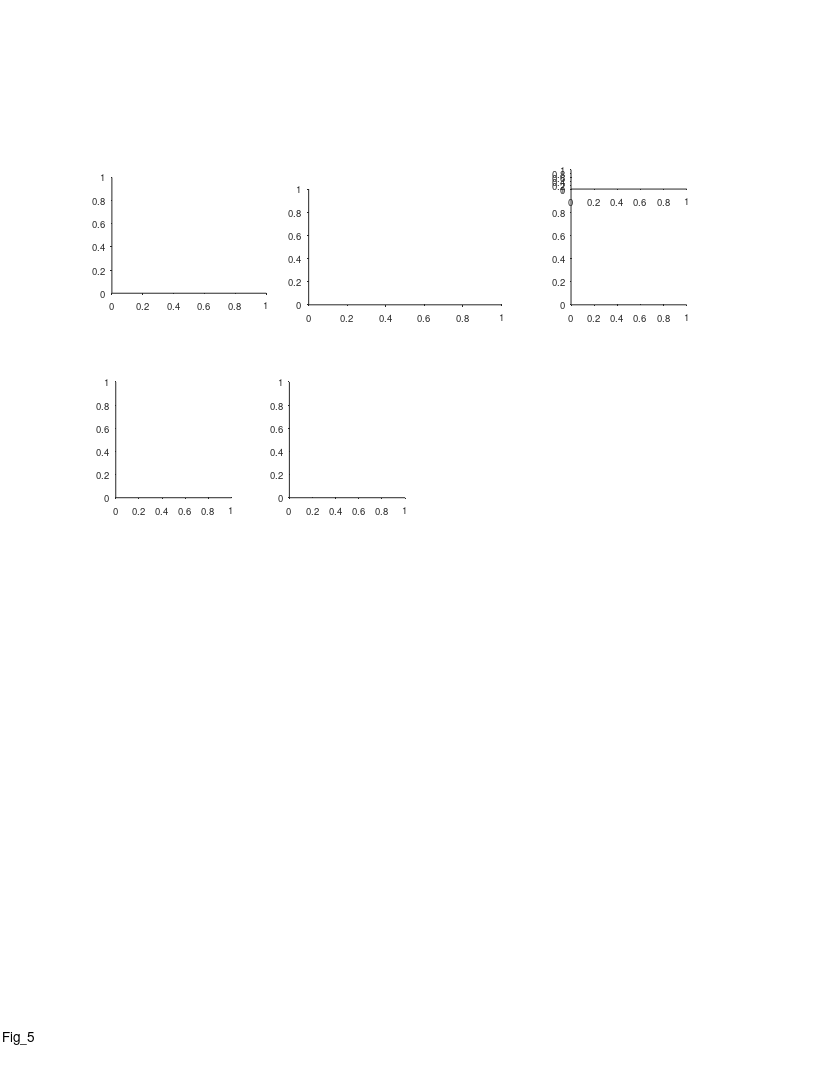

This chart was generated by the following MATLAB code: (Note: this script raises an error after producing the figure.)
%% Replay - Fig 5 - 2 bats crossovers
%%
clear 
clc
close all

%% plotting options
behavior_ex_opt = 2 % number 2 was chosen

replay_ex_opt = 1;
replay_examples_list = {
    {'rest',11,'b2299_d191213',20}
    };
replay_examples_list = cellfun(@(c)cell2struct(c,{'epoch_type','params_opt','exp_ID','event_num'},2), replay_examples_list)

%% graphics params
% timediff_max = inf;
timediff_max = 100;
epoch_types = {'sleep','rest'};
exp_types = {'1 bat','2 bats'};
panels_xlim = [-0.0950    1.9950; -1.9500   40.9500; -0.4500   56.5500; -0.0210    0.4410];
panels_xticks = {[0 0.5 1 1.5],[0 20 40],[0:10:50],[0 0.2 0.4]};
smooth_method = 'movmean';
smooth_n_points = 19;

%% define output files
res_dir =  'L:\paper_replay\figures';
mkdir(res_dir)
fig_name_str = 'Fig_5';
fig_caption_str = ' ';
log_name_str = [fig_name_str '_log_file' '.txt'];
log_name_str = strrep(log_name_str , ':', '-');
log_name_str = strrep(log_name_str , ' ', '_');
log_name_out = fullfile(res_dir, log_name_str);

%% open log file
diary off
diary(log_name_out)
diary on
disp('Log file');
disp(['created: ', datestr(clock)]);
disp('======================================================');
disp([fig_name_str ':' fig_caption_str]);   
disp('======================================================');
disp('');

%% create figure
% figure_size_cm = [21.0 29.7]; % ~A4
figure_size_cm = [21.6 27.9]; % ~US letter
fig = figure;
% Some WYSIWYG options:
set(gcf,'DefaultAxesFontSize',7);
set(gcf,'DefaultAxesFontName','helvetica');
set(gcf,'DefaultAxesUnits','centimeters');
set(gcf,'PaperType','usletter')
% set(gcf,'PaperType','<custom>');
set(gcf,'PaperUnits','centimeters','PaperPosition',[0 0 figure_size_cm]);
set(gcf,'PaperOrientation','portrait');
set(gcf,'Units','centimeters','Position',get(gcf,'paperPosition')+[0 0 0 0]); % position on screen...
set(gcf, 'Renderer', 'painters');
% set(gcf, 'color', 'none');
set(groot, 'defaultAxesColor','None')
set(groot, 'defaultAxesTickDir', 'out');
set(groot,  'defaultAxesTickDirMode', 'manual');
annotation('textbox', [0.5 1 0 0], 'String',fig_name_str, 'HorizontalAlignment','center','Interpreter','none', 'FitBoxToText','on');

% create panels
panels{1}(1) = axes('position', [2.9 20.3 4 3]);
panels{2}(1) = axes('position', [8 20 5 3]);
panels{3}(1) = axes('position', [14.8 20 3 3]);
panels{3}(2) = axes('position', [14.8 23 3 .5]);
x = linspace(3,10,4);
x = x+[0 0.15 -0.1 0.1];
% panels{4}(1) = axes('position', [x(1) 15 1 3]);
% panels{4}(2) = axes('position', [x(2) 15 1 3]);
% panels{4}(3) = axes('position', [x(3) 15 1 3]);
% panels{4}(4) = axes('position', [x(4) 15 1 3]);
panels{5}(1,1) = axes('position', [3 15 3 3]);
% panels{5}(1,2) = axes('position', [3 12 3 1.5]);
% panels{5}(1,3) = axes('position', [3  7 3 3]);
% panels{5}(1,4) = axes('position', [3  3 3 3]);
panels{5}(2,1) = axes('position', [7.5 15 3 3]);
% panels{5}(2,2) = axes('position', [7.5 12 3 1.5]);
% panels{5}(2,3) = axes('position', [7.5  7 3 3]);
% panels{5}(2,4) = axes('position', [7.5  3 3 3]);
% panels{6}(1) = axes('position', [16 6 3 2]);
% panels{6}(2) = axes('position', [16 3 3 2]);

%% panels A - experimental setup
axes(panels{1}(1))
hold on
tunnel_2bats_image = imread('E:\Tamir\work\PROJECTS\LargeScale\paper_replay\figures\resources\tunnel_2bats.jpg');
imshow(tunnel_2bats_image);

% delete(panels{1}(2))
panels{1}(2) = axes('position', [2.7 22.9 .2 .3]);
axes(panels{1}(2))
cla reset
hold on
axis off
plot([0 1],[1 1],'LineWidth',2)
plot([0 1],[0 0],'LineWidth',1)
text(1.5,1,'Recorded bat','Units','normalized','FontSize',7,'HorizontalAlignment','left','VerticalAlignment','middle');
text(1.5,0,'Other bat','Units','normalized','FontSize',7,'HorizontalAlignment','left','VerticalAlignment','middle');
xlim([0 1])
ylim([0 1])

%% panels B - Behavior example
axes(panels{2}(1))
cla
hold on
switch behavior_ex_opt
    case 1
        exp_ID = 'b2299_d191205';
        ti_seconds_in_session = [5200 5600];
    case 2
        exp_ID = 'b2299_d191213';
        ti_seconds_in_session = 5850 +[0 4*60]+[0.4 -0.1]+[0.35 -0.13].*60; %[5850 6200];
    case 3
        exp_ID = 'b2299_d191213';
        ti_seconds_in_session = [2900 3600];
    case 4
        exp_ID = 'b2299_d191203';
        ti_seconds_in_session = [500 900];
    case 5
        exp_ID = 'b2299_d191203';
        ti_seconds_in_session = [2700 3200];
end
exp = exp_load_data(exp_ID, 'details', 'pos');
epoch_type = 'rest';
params_opt = 11;
event_type = 'posterior';
[events, params]= decoding_load_events_quantification(exp_ID, epoch_type, params_opt, event_type);
[seqs, TF] = decoding_apply_seq_inclusion_criteria([events.seq_model]);
events(~TF)=[];
session_ti = exp_get_sessions_ti(exp_ID,'Behave');
t0 = session_ti(1);
ti = ti_seconds_in_session.*1e6+t0;
lw = 2;
plot(exp.pos.proc_1D.ts, interp_nans(exp.pos.proc_1D.pos),'LineWidth',lw);
plot(exp.pos.proc_1D.other.ts, interp_nans(exp.pos.proc_1D.other.pos(1,:)),'LineWidth',1);
plot(exp.pos.proc_1D.co.ts,exp.pos.proc_1D.co.pos,'xk','MarkerSize',8)
plot([seqs.start_ts;seqs.end_ts],[seqs.start_pos; seqs.end_pos],'-k','LineWidth',1.);
plot([seqs.start_ts],[seqs.start_pos],'.k','MarkerSize',7)
% plot([seqs([seqs.direction]== 1).end_ts],[seqs([seqs.direction]== 1).end_pos],'^m','MarkerSize',2,'MarkerFaceColor','m');
% plot([seqs([seqs.direction]==-1).end_ts],[seqs([seqs.direction]==-1).end_pos],'vm','MarkerSize',2,'MarkerFaceColor','m');
xline(35969648929.0)
xlim(ti)
rescale_plot_data('x',[1e-6/60 ti(1)]);
ylim([0 135])
% xticks(linspace(0,135,4))
yticks(linspace(0,135,4))
xlabel('Time (min)', 'Units','normalized', 'Position',[0.5 -0.11]);
ylabel('Position (m)', 'Units','normalized', 'Position',[-0.13 .5]);
hax=gca;
hax.XRuler.TickLabelGapOffset = -1.8;
hax.YRuler.TickLabelGapOffset = 1;

%% legend
if exist('panels_behavior_legend','var')
    delete(panels_behavior_legend);
end
panels_behavior_legend = axes('position', [8 23.35 5 0.4]);
cla
hold on
plot([0 0.1],[0.8 0.8],'-','LineWidth',lw);
plot([0 0.1],[0.0 0.0],'-','LineWidth',1);
plot(0.6,0.8,'xk','MarkerSize',8);
plot([0.57 0.63],[0 0],'-k','LineWidth',1.);
plot(0.57,0,'.k','MarkerSize',7);
text(.15, .8, 'Recorded bat','FontSize',7,'HorizontalAlignment','left','VerticalAlignment','middle');
text(.15, .0, 'Other bat','FontSize',7,'HorizontalAlignment','left','VerticalAlignment','middle');
text(.7, .8, 'Cross-overs','FontSize',7,'HorizontalAlignment','left','VerticalAlignment','middle');
text(.7, .0, 'Replay','FontSize',7,'HorizontalAlignment','left','VerticalAlignment','middle');
xlim([0 1])
ylim([0 1])
axis off

%% replay example
if 1
%% load data
win_s = 1;
cmap = bone;
cmap = flipud(cmap);
ex = replay_examples_list(replay_ex_opt);
addFieldsToWorkspace(ex);
decode = decoding_load_data(exp_ID, epoch_type, params_opt);
exp = exp_load_data(exp_ID,'details','path','MUA','ripples');
events = decoding_load_events_quantification(exp_ID,epoch_type,params_opt,"posterior");
event = events(event_num);
seq = event.seq_model;
seq_ti = [event.start_ts event.end_ts];
t0 = mean(seq_ti);
ti = t0 + [-1 1].*win_s*1e6;

TT = exp.ripples.stats.best_TT;
[LFP.signal, LFP.ts, LFP.fs, LFP.params] = LFP_load(exp_ID,TT,'band','ripple','limits_ts',ti);
LFP.avg_signal = nanmean(LFP.signal,[2 3]);

%% plot LFP
% axes(panels{3}(3));
% cla
% hold on
% plot(LFP.ts, LFP.avg_signal,'k');
% xlim(seq_ti+[-1 1].*0.2*range(seq_ti))
% xticks([])
% yticks([])
% rescale_plot_data('x',[1e-6 seq_ti(1)]);
% axis off
% title(sprintf('%s_%s_%d',epoch_type,exp_ID,event_num),'Interpreter','none','FontWeight','normal','FontSize',6);

%% plot posterior (state)
axes(panels{3}(2));
cla
hold on
IX = get_data_in_ti(decode.time, ti);
prob_t = decode.time(IX);
prob_state = squeeze(decode.posterior_state(event.state_num,IX));
plot(prob_t, prob_state, 'k','LineWidth',2);
hax = gca;
hax.XLim = prob_t([1 end]);
hax.YLim = [0 1];
hax.XTickLabel = [];
box on
colormap(cmap);
hax.XLim = seq_ti+[-1 1].*0.2*range(seq_ti);
hax.TickDir = 'out';
hax.TickLength = [0.02 0.02];
hax.XRuler.TickLabelGapOffset = -4;
ylabel('Prob.','Units','normalized','Position',[-0.22 0.5]);
rescale_plot_data('x',[1e-6 seq_ti(1)]);
    
%% plot posterior (position)
axes(panels{3}(1));
cla
hold on
IX = get_data_in_ti(decode.time, ti);
prob_t = decode.time(IX);
prob_pos = squeeze(decode.posterior(:,event.state_num,IX));
imagesc(prob_t, decode.pos, prob_pos);
plot([seq.start_ts seq.end_ts],[seq.start_pos seq.end_pos],'-r','LineWidth',0.8);
hax = gca;
clim_prctiles = [1 99];
hax.CLim = prctile(prob_pos(:),clim_prctiles);
% hax.CLim = [0 max(prob_pos(:))];
hax.XLim = prob_t([1 end]);
hax.YLim = [min(decode.pos) max(decode.pos)] + [-1 1].*median(diff(decode.pos))*1;
box on
colormap(cmap);
hax.XLim = seq_ti+[-1 1].*0.2*range(seq_ti);
hax.TickDir = 'out';
hax.TickLength = [0.02 0.02];
hax.XRuler.TickLabelGapOffset = -2;
xlabel('Time (s)','Units','normalized','Position',[0.5 -0.105]);
ylabel('Position (m)','Units','normalized','Position',[-0.22 0.5]);
rescale_plot_data('x',[1e-6 seq_ti(1)]);
plot(hax.XLim([1 1]),hax.YLim,'k-')
plot(hax.XLim([2 2]),hax.YLim,'k-')

%% link x axes
linkaxes(panels{3},'x');

%% add colorbar
hcb = colorbar('east');
hcb.Units = 'centimeters';
cb_offset = 1.12;
hcb.Position(1) = panels{3}(1).Position(1) + panels{3}(1).Position(3)*cb_offset;
cb_offset_middle = (hcb.Position(1)+hcb.Position(3)/2-panels{3}(1).Position(1))/panels{3}(1).Position(3);
hcb.Label.Rotation = -90;
hcb.Label.Position(1) = 1.5;
hcb.Label.String = 'Probability';
hcb.Ticks = [];
text(cb_offset_middle,1,'Max','Units','normalized','FontSize',7,'HorizontalAlignment','center');
text(cb_offset_middle,0,'0','Units','normalized','FontSize',7,'HorizontalAlignment','center');
% text(cb_offset_middle,1,clim_prctiles(2)+"%",'Units','normalized','FontSize',7,'HorizontalAlignment','center');
% text(cb_offset_middle,0,clim_prctiles(1)+"%",'Units','normalized','FontSize',7,'HorizontalAlignment','center');
end







%% panels C+D - scatters (load data)
% data_filename = 'F:\sequences\figures\replay_vs_crossover\replay_vs_crossover_opt_11_replay position between 25-115.mat';
% data_filename = 'F:\sequences\figures\replay_vs_crossover\replay_vs_crossover_opt_11_replay position between 25-115 & same map.mat';
% data_filename = 'F:\sequences\figures\replay_vs_crossover\replay_vs_crossover_opt_11_replay position between 25-115 & same map & forward.mat';
% data_filename = 'F:\sequences\figures\replay_vs_crossover\replay_vs_crossover_opt_11_replay position between 25-115 & same map & reverse.mat';
% data_filename = 'F:\sequences\figures\replay_vs_crossover\replay_vs_crossover_opt_11_replay position between 25-115 & replay distance_gt_5.mat';
% data_filename = 'F:\sequences\figures\replay_vs_crossover\replay_vs_crossover_opt_11_replay position between 25-115 & replay distance_gt_10.mat';
% data_filename = 'F:\sequences\figures\replay_vs_crossover\replay_vs_crossover_opt_11_replay position between 25-115 & forward.mat';
% data_filename = 'F:\sequences\figures\replay_vs_crossover\replay_vs_crossover_opt_11_replay position between 25-115 & reverse.mat';
% data_filename = 'F:\sequences\figures\replay_vs_crossover\replay_vs_crossover_opt_11_replay pos between 25-115, dec acc_gt_65%.mat';
data_filename = 'F:\sequences\figures\replay_vs_crossover\replay_vs_crossover_opt_11_replay pos between 25-115, dec acc_gt_70%.mat';
% data_filename = 'F:\sequences\figures\replay_vs_crossover\replay_vs_crossover_opt_11_replay pos between 25-115 & same map, dec acc_gt_65%.mat';
% data_filename = 'F:\sequences\figures\replay_vs_crossover\replay_vs_crossover_opt_11_replay pos between 25-115 & same map, dec acc_gt_70%.mat';

%% panels C - main scatter plot
axes(panels{5}(1,1))
cla reset
hold on
data = load(data_filename);
X = data.x(data.TF);
Y = data.y(data.TF);
scatter(X,Y,5,'k','filled');
axis equal
xlim([0 135])
ylim([0 135])
xticks(linspace(0,135,4))
yticks(linspace(0,135,4))
xlabel('Previous cross-over position (m)', 'Units','normalized', 'Position',[0.5 -0.16]);
ylabel('Replay position (m)', 'Units','normalized', 'Position',[-0.2 .5]);
% text(0.8,0.3,"{\itn} = "+ data.stats.n,'Units','normalized','FontSize',9);
% text(0.6,0.2,"{\itr} = "+ sprintf('%.2g',data.stats.Pearson.r), 'Units','normalized','FontSize',7);
% text(0.6,0.1,"{\itP} = "+ sprintf('%.2g',data.stats.Pearson.p), 'Units','normalized','FontSize',7);
text(.3,1.2,"{\it\rho} = "+ sprintf('%.2f',data.stats.Spearman.r), 'Units','normalized','FontSize',7);
text(.3,1.1,"{\itP} = "+ sprintf('%.2g',data.stats.Spearman.p), 'Units','normalized','FontSize',7);
% text(.3,1.3,"{\itn} = "+ sprintf('%d',sum(data.TF)), 'Units','normalized','FontSize',7);
% text(0,-.4,data.msg_str, 'Units','normalized','FontSize',10);
h=refline(1,0);
h.Color = .8.*[1 1 1];
hax=gca;
hax.XRuler.TickLength(1) = 0.035;
hax.YRuler.TickLength(1) = 0.024;
hax.XRuler.TickLabelGapOffset = -.5;
hax.YRuler.TickLabelGapOffset = 1;

% axes(panels{5}(1,3))
% cla reset
% hold on
% [~,IX_sorted] = sort(X,'ascend');
% X2 = smoothdata(X(IX_sorted),smooth_method,smooth_n_points);
% Y2 = smoothdata(Y(IX_sorted),smooth_method,smooth_n_points);
% scatter(X,Y,5,'k','filled');
% plot(X2,Y2,'-m')
% axis equal
% xlim([0 135])
% ylim([0 135])
% xticks(linspace(0,135,4))
% yticks(linspace(0,135,4))
% 
% axes(panels{5}(1,2))
% cla
% hold on
% diff_data_prev = abs(X-Y);
% nShuffles = 10000;
% diff_shuffles_prev = zeros(1,nShuffles);
% rng(0);
% for ii_shuffle = 1:nShuffles
%     IX =randperm(length(X));    
%     diff_shuffles_prev(ii_shuffle) = mean(abs(X(IX)-Y));
% end
% diff_data_z = (mean(diff_data_prev)-mean(diff_shuffles_prev))/std(diff_shuffles_prev);
% pval = normcdf(diff_data_z,0,1);
% hh=histogram(diff_shuffles_prev);
% hh.FaceColor = .5*[1 1 1];
% xline(mean(diff_data_prev),'r');
% text(0.7,0.85,"{\itP} = "+sprintf('%.2f',pval),'units','normalized','FontSize',7);
% xlabel({'|\Deltaposition| (m)';'Replay vs. previous cross-over'});
% ylabel('Counts');
% 
% axes(panels{5}(1,4))
% cla reset
% hold on
% g = nan(size(X));
% g(X<45) = 1;
% g(X>=45 & X<=90) = 2;
% g(X>90) = 3;
% boxplot(Y,g)
% xticklabels({'<45','>45 & < 90','>90'})

%% panels D - scatter plot (control - next crossover)
axes(panels{5}(2,1))
cla reset
hold on
X = [data.seqs_all.next_co_pos];
Y = data.y;
X = X(data.TF)';
Y = Y(data.TF)';
[stats.Pearson.r, stats.Pearson.p] = corr(X,Y,'type','Pearson',rows='pairwise',tail='right');
[stats.Spearman.r, stats.Spearman.p] = corr(X,Y,'type','Spearman',rows='pairwise',tail='right');
scatter(X,Y,5,'k','filled');
axis equal
xlim([0 135])
ylim([0 135])
xticks(linspace(0,135,4))
yticks(linspace(0,135,4))
xlabel('Next cross-over position (m)', 'Units','normalized', 'Position',[0.5 -0.16]);
ylabel('Replay position (m)', 'Units','normalized', 'Position',[-0.2 .5]);
% text(0.8,0.3,"{\itn} = "+ data.stats.n,'Units','normalized','FontSize',9);
% text(0.8,0.2,"{\itr} = "+ sprintf('%.2g',stats.Pearson.r), 'Units','normalized','FontSize',7);
% text(0.8,0.1,"{\itP} = "+ sprintf('%.2g',stats.Pearson.p), 'Units','normalized','FontSize',7);
text(.3,1.2,"{\it\rho} = "+ sprintf('%.2f',stats.Spearman.r), 'Units','normalized','FontSize',7);
text(.3,1.1,"{\itP} = "+ sprintf('%.2f',stats.Spearman.p), 'Units','normalized','FontSize',7);
h=refline(1,0);
h.Color = .8.*[1 1 1];
hax=gca;
hax.XRuler.TickLength(1) = 0.035;
hax.YRuler.TickLength(1) = 0.024;
hax.XRuler.TickLabelGapOffset = -.5;
hax.YRuler.TickLabelGapOffset = 1;

% axes(panels{5}(2,3))
% cla reset
% hold on
% [~,IX_sorted] = sort(X,'ascend');
% X2 = smoothdata(X(IX_sorted),smooth_method,smooth_n_points);
% Y2 = smoothdata(Y(IX_sorted),smooth_method,smooth_n_points);
% scatter(X,Y,5,'k','filled');
% plot(X2,Y2,'-m')
% axis equal
% xlim([0 135])
% ylim([0 135])
% xticks(linspace(0,135,4))
% yticks(linspace(0,135,4))

% axes(panels{5}(2,2))
% cla
% hold on
% diff_data_next = abs(X-Y);
% nShuffles = 10000;
% diff_shuffles_next = zeros(1,nShuffles);
% rng(0);
% for ii_shuffle = 1:nShuffles
%     IX =randperm(length(X));    
%     diff_shuffles_next(ii_shuffle) = mean(abs(X(IX)-Y));
% end
% diff_data_z = (mean(diff_data_next)-mean(diff_shuffles_next))/std(diff_shuffles_next);
% pval = normcdf(diff_data_z,0,1);
% hh=histogram(diff_shuffles_next);
% hh.FaceColor = .5*[1 1 1];
% xline(mean(diff_data_next),'r');
% text(0.7,0.85,"{\itP} = "+sprintf('%.2f',pval),'units','normalized','FontSize',7);
% xlabel({'|\Deltaposition| (m)';'Replay vs. next cross-over'});
% ylabel('Counts');
% 
% axes(panels{5}(2,4))
% cla reset
% hold on
% g = nan(size(X));
% g(X<45) = 1;
% g(X>=45 & X<=90) = 2;
% g(X>90) = 3;
% boxplot(Y,g)
% xticklabels({'<45','>45 & < 90','>90'})

%%
% axes(panels{6}(1))
% cla reset
% hold on
% hax=gca
% ecdf(diff_data_prev)
% ecdf(diff_data_next)
% hl=legend({'Next';'Previous'},'Location','none');
% hl.Units = 'centimeters';
% hl.Position = [hax.Position([1 2]) + [2 0.3] .1 .1];
% hl.Box = 'off';
% xlabel('\DeltaPosition')
% ylabel('CDF')
% %%
% axes(panels{6}(2))
% cla reset
% hold on
% hax=gca;
% hh = histogram(diff_data_prev,'DisplayStyle','stairs','DisplayName','Previous cross-over','EdgeColor','r','BinWidth',10);
% hh = histogram(diff_data_next,'DisplayStyle','stairs','DisplayName','Next cross-over','EdgeColor','b','BinWidth',10);
% hl=legend({'Next';'Previous'},'Location','none');
% hl.Units = 'centimeters';
% hl.Position = [hax.Position([1 2]) + [2.4 1.6] .1 .1];
% hl.Box = 'off';
% xlabel('\DeltaPosition')
% ylabel('Counts')

%% panels E - time diff vs pos diff (recency effect)
% axes(panels{6}(1))
% cla
% hold on
% xxx = [data.seqs_all.prev_co_time_diff];
% yyy = abs(data.x-data.y);
% ccc = [data.seqs_all.prev_co_same_map];
% valid = data.TF & xxx < timediff_max;
% xxx = xxx(valid)';
% yyy = yyy(valid)';
% ccc = ccc(valid)';
% [stats.Pearson.r, stats.Pearson.p] = corr(xxx,yyy,'type','Pearson',rows='pairwise',tail='right');
% [stats.Spearman.r, stats.Spearman.p] = corr(xxx,yyy,'type','Spearman',rows='pairwise',tail='right');
% % scatter(xxx,yyy,10,ccc,'filled');
% scatter(xxx,yyy,5,'k','filled');
% xlabel('{\Delta} Time (s)', 'Units','normalized', 'Position',[0.5 -0.16]);
% ylabel('{\Delta} Position (m)', 'Units','normalized', 'Position',[-0.2 .5]);
% % text(0.8,0.3,"{\itn} = "+ data.stats.n,'Units','normalized','FontSize',9);
% % text(1.1,.2,"{\itr} = "+ sprintf('%.2g',stats.Pearson.r), 'Units','normalized','FontSize',7);
% % text(1.1,.1,"{\itP} = "+ sprintf('%.2g',stats.Pearson.p), 'Units','normalized','FontSize',7);
% text(.3,1.2,"{\it\rho} = "+ sprintf('%.2g',stats.Spearman.r), 'Units','normalized','FontSize',7);
% text(.3,1.1,"{\itP} = "+ sprintf('%.2g',stats.Spearman.p), 'Units','normalized','FontSize',7);
% hax=gca;
% hax.XRuler.TickLength(1) = 0.035;
% hax.YRuler.TickLength(1) = 0.024;
% hax.XRuler.TickLabelGapOffset = -.5;
% hax.YRuler.TickLabelGapOffset = 1;

%% panels E - time diff vs pos diff (box plot option)
% if length(panels{6}) == 2
% axes(panels{6}(2))
% cla
% hold on
% xxx = [data.seqs_all.prev_co_time_diff];
% yyy = abs(data.x-data.y);
% ccc = [data.seqs_all.prev_co_same_map];
% valid = data.TF & xxx < timediff_max;
% xxx = xxx(valid)';
% yyy = yyy(valid)';
% ccc = ccc(valid)';
% 
% thr = 25;
% IX1 = xxx<thr;
% IX2 = xxx>=thr;
% G = zeros(size(xxx));
% G(IX1) = 1;
% G(IX2) = 2;
% groupcounts(G)
% boxplot(yyy,G)
% pval = ranksum(yyy(IX1),yyy(IX2),"tail","left");
% text(0.5,1.1,"{\itP} = "+ sprintf('%.2g',pval), 'Units','normalized','FontSize',7,'HorizontalAlignment','center');
% hax=gca;
% hax.XTick = [1 2];
% hax.XTickLabel = {"< "+thr,">= "+thr};
% hax.XLim = [.5 2.5];
% box off
% xlabel('{\Delta} Time (s)', 'Units','normalized', 'Position',[0.5 -0.16]);
% ylabel('{\Delta} Position (m)', 'Units','normalized', 'Position',[-0.2 .5]);
% hax.XRuler.TickLength(1) = 0.025;
% hax.YRuler.TickLength(1) = 0.024;
% hax.XRuler.TickLabelGapOffset = -.5;
% hax.YRuler.TickLabelGapOffset = 1;
% end

%% ------------------------------------------------------------------------
% % % % compare 1 bat vs 2 bats experiments
% % % if 0
% % % %% load data - 1 bat / 2 bats experiments
% % % epoch_types = {'sleep','rest'};
% % % exp_list_1bat = decoding_get_inclusion_list();
% % % exp_list_2bats = {
% % % %     'b2299_d191202', % <70% accuracy, excluded
% % % %     'b2299_d191203', % <70% accuracy, excluded
% % %     'b2299_d191204',
% % %     'b2299_d191205',
% % %     'b2299_d191208',
% % %     'b2299_d191209',
% % % %     'b2299_d191210', % <70% accuracy, excluded
% % %     'b2299_d191213',
% % %     };
% % % exp_lists = {exp_list_1bat,exp_list_2bats};
% % % 
% % % events_all_per_session = {};
% % % for ii_exp_type = 1:length(exp_types)
% % %     exp_list = exp_lists{ii_exp_type};
% % %     for ii_epoch_type = 1:length(epoch_types)
% % %         for ii_exp = 1:length(exp_list)
% % %             exp_ID = exp_list{ii_exp};
% % %             exp = exp_load_data(exp_ID,'details');
% % %             epoch_type = epoch_types{ii_epoch_type};
% % %             params_opt = 11;
% % %             event_type = 'posterior';
% % %             [events, params] = decoding_load_events_quantification(exp_ID, epoch_type, params_opt, event_type);
% % %             [~, TF] = decoding_apply_seq_inclusion_criteria([events.seq_model]);
% % %             events(~TF) = [];
% % %             if isempty(events)
% % %                 continue;
% % %             end
% % %             [events.recordingArena] = deal(exp.details.recordingArena);
% % %             event_struct = events(1,[]);
% % %             [events(2:end).prev_event] = disperse(events(1:end-1));
% % %             events(1).prev_event = event_struct;
% % %             events_all_per_session{ii_exp_type,ii_epoch_type}{ii_exp} = events;
% % %         end
% % %     end
% % % end
% % % 
% % % %%
% % % features_names = {'duration';'compression';'distance';'distance_norm';};
% % % xlable_strs = {
% % %     'Replay duration (s)';
% % %     {'Compression ratio';'(replay speed / flight speed)'};
% % %     'Replay distance (m)';
% % %     {'Replay distance','(norm. to environment size)'};
% % %     };
% % % 
% % % %% plot boxplots - pool sleep/rest
% % % boxplot_panels_ylimits = [0 0.8; 0 25; 3 23; .02 .18];
% % % pvals = [];
% % % for ii_fn = 1:length(features_names)
% % %     axes(panels{4}(ii_fn));
% % %     cla
% % %     hold on
% % %     fn = features_names{ii_fn};
% % %     X={};
% % %     G={};
% % %     for ii_exp_type = 1:length(exp_types)
% % %         events1 = [events_all_per_session{ii_exp_type,1}{:}];
% % %         events2 = [events_all_per_session{ii_exp_type,2}{:}];
% % %         seqs1 = [events1.seq_model];
% % %         seqs2 = [events2.seq_model];
% % %         seqs = [seqs1 seqs2];
% % %         x = [seqs.(fn)];
% % %         g = ii_exp_type;
% % %         X{ii_exp_type} = x;
% % %         G{ii_exp_type} = ones(size(seqs)).*g;
% % %         m1 = prctile(x,50);
% % %         m2 = prctile(x,[25 75]);
% % %         m3 = prctile(x,[5 95]);
% % %         w = 0.2;
% % %         lw = 1.3;
% % %         clr = 'k';
% % %         plot([g-w g+w],[m1 m1],'Color',clr,'LineWidth',lw);
% % %         plot([g g],m3,'Color',clr,'LineWidth',lw);
% % %         rectangle('Position',[g-w m2(1) 2*w diff(m2)],'EdgeColor',clr,'FaceColor','none','LineWidth',lw);
% % %     end
% % %     pval = ranksum(X{1},X{2});
% % %     str = genSignifStrAstricks(pval);
% % %     xx = [g g-1];
% % %     yy = boxplot_panels_ylimits(ii_fn,[2 2]);
% % % %         hax= gca;
% % % %         yy = hax.YLim([2 2]);
% % %     plot(xx,yy,'k-');
% % %     font_size = 10;
% % %     if strcmp(str,'n.s.')
% % %         font_size = 8;
% % %         yy = yy.*1.02;
% % %     end
% % %     text(mean(xx),mean(yy),str,'HorizontalAlignment','center','VerticalAlignment','bottom','FontSize',font_size);
% % %     pvals(ii_fn,ii_epoch_type) = pval;
% % %     xlim([0.2 2.8])
% % %     ylim(boxplot_panels_ylimits(ii_fn,:))
% % %     xlabel('');
% % %     ylabel_x_pos = [-0.65 -0.61 -0.55 -0.7];
% % %     ylabel(xlable_strs{ii_fn},'units','normalized','position',[ylabel_x_pos(ii_fn) 0.5]);
% % %     xticks(1:length(exp_types));
% % %     xticklabels(exp_types);
% % %     xtickangle(50);    
% % % end
% % % 
% % % end % if 0

%% add panel letters
font_size = 11;
axes(panels{1}(1))
text(-0.35,1.2, 'a', 'Units','normalized','FontWeight','bold','FontSize',font_size);
axes(panels{1}(2))
axes(panels{2}(1))
text(-0.2,1.3, 'b', 'Units','normalized','FontWeight','bold','FontSize',font_size);
axes(panels{3}(1))
text(-0.38,1.3, 'c', 'Units','normalized','FontWeight','bold','FontSize',font_size);
axes(panels{5}(1,1))
text(-0.35,1.15, 'd', 'Units','normalized','FontWeight','bold','FontSize',font_size);
axes(panels{5}(2,1))
text(-0.35,1.15, 'e', 'Units','normalized','FontWeight','bold','FontSize',font_size);

%%
fig_name = sprintf('%s',fig_name_str);
% fig_name = sprintf('%s_panel_B_opt_%d',fig_name,behavior_ex_opt);
fig_name = sprintf('%s_max_tdiff_%ds',fig_name,timediff_max);
[~,data_str,~] = fileparts(data_filename);
fig_name = sprintf('%s__%s',fig_name,data_str);
file_out = fullfile(res_dir, fig_name);
print(gcf, file_out, '-dpdf', '-cmyk', '-painters');
disp('figure saved!')

%%

%%
function str = genSignifStrAstricks(pval)
if pval < 0.001
    str = '***';
elseif pval < 0.01
    str = '**';
elseif pval < 0.05
    str = '*';
else
    str = 'n.s.';
end
end
